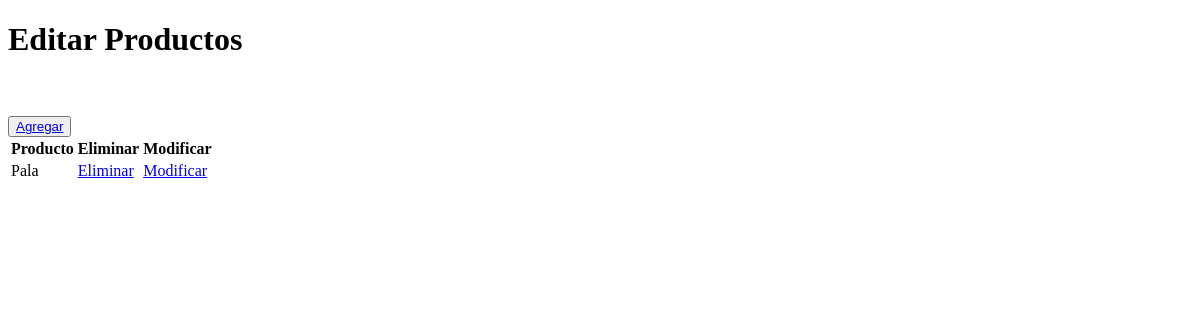
Page /appJardineria/productos_list on the earlier database version.
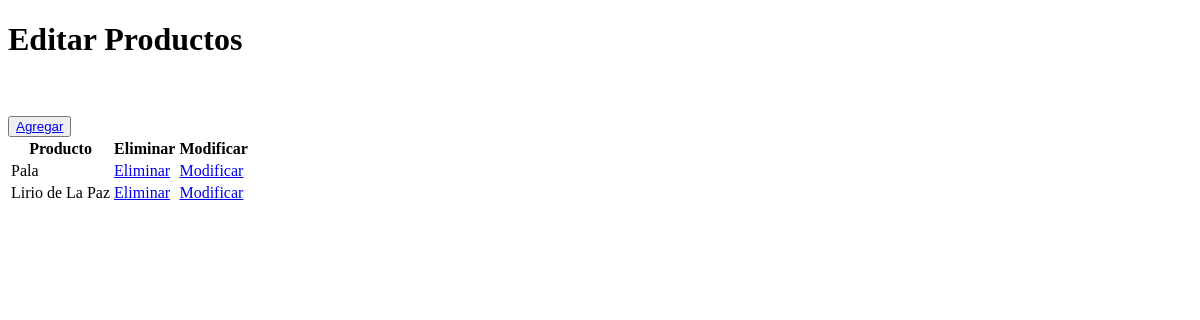
Same page on the later database version.
### appJardineria/models.py (models this page shows, shortened)
class Producto(models.Model):
    id_producto      = models.AutoField(db_column='idProducto', primary_key=True)
    nombre           = models.CharField(max_length=20)
    id_categoria     = models.ForeignKey('Categoria',on_delete=models.CASCADE, db_column='idCategoria')
    precio           = models.IntegerField()
    imagen           = models.ImageField(upload_to='productos/', null=True)

### appJardineria/views.py (the view)
# urls.py: path('productos_list', views.productos_list, name='productos_list'),
def productos_list(request):
    productos=Producto.objects.all()
    context={'productos':productos}
    print("Enviando datos de productos_list")
    return render(request, 'appJardineria/productos_list.html', context)

### appJardineria/templates/appJardineria/productos_list.html (shortened to what this page needs)
{% load static %}
<!DOCTYPE html>
<html lang="en">
<head>
</head>
<body>
        <h1>Editar Productos</h1><br>
        <br>
        <button type="button">
            <a href="{% url 'productosAdd' %}">Agregar</a>
        </button>
        <table>
            {% if productos %}
            <th>Producto</th>
            <th>Eliminar</th>
            <th>Modificar</th>
                {% for x in productos %}
                    <tr>
                        <td>{{x.nombre}}</td>
                        <td><a href="{% url 'productos_del' pk=x.id_producto %}">Eliminar</a></td>
                        <td><a href="{% url 'productos_edit' pk=x.id_producto %}">Modificar</a></td>
                    </tr>
                {% endfor %}
            {% endif %}
        </table>
</body>
</html>

Differences in the rows shown:
added Producto: nombre "Lirio de La Paz"
